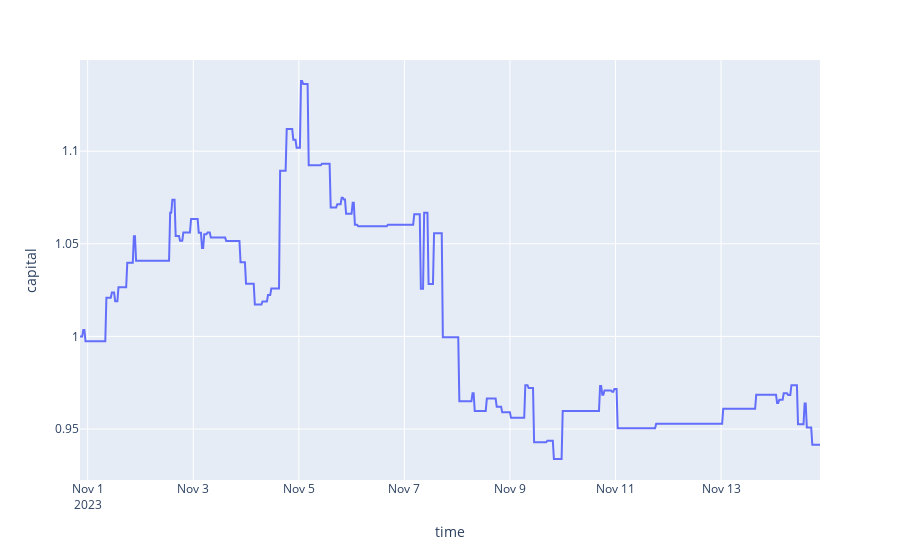

Notebook code cell kept with this figure:
### Code cell
px.line(df, y='capital')

### Figure 1 — Plotly figure (JSON) as saved in the notebook; plotly's stock layout.template omitted (floating-point values rounded to 4 significant figures; data arrays with more than 128 entries replaced by an {"elided": "..."} marker saying what was removed)
{"data": [{"hovertemplate": "time=%{x}<br>capital=%{y}<extra></extra>", "legendgroup": "", "line": {"color": "#636efa", "dash": "solid"}, "marker": {"symbol": "circle"}, "mode": "lines", "name": "", "orientation": "v", "showlegend": false, "type": "scatter", "x": {"elided": "674 str values"}, "xaxis": "x", "y": {"elided": "674 float values"}, "yaxis": "y"}], "layout": {"autosize": true, "legend": {"tracegroupgap": 0}, "margin": {"t": 60}, "xaxis": {"anchor": "y", "autorange": true, "domain": [0, 1], "range": ["2023-10-31 20:30", "2023-11-14 21:00"], "title": {"text": "time"}, "type": "date"}, "yaxis": {"anchor": "x", "autorange": true, "domain": [0, 1], "range": [0.9225, 1.149], "title": {"text": "capital"}, "type": "linear"}}}
